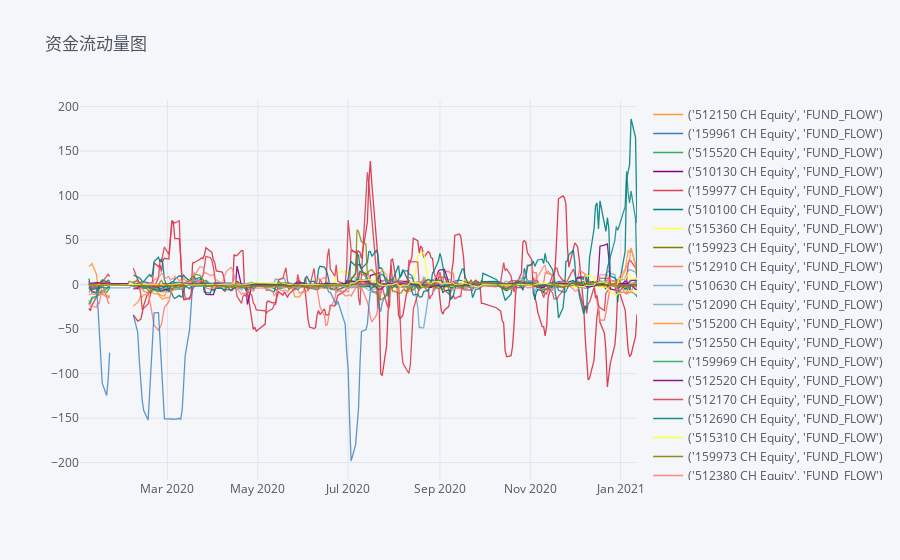

Notebook source saved alongside this figure:
### Code cell
newflow.rolling(5).mean().iplot(title = '资金流动量图')

### Figure 1 — Plotly figure (JSON) as saved in the notebook; plotly's stock layout.template omitted (floating-point values rounded to 4 significant figures; data arrays with more than 128 entries replaced by an {"elided": "..."} marker saying what was removed)
{"data": [{"line": {"color": "rgba(255, 153, 51, 1.0)", "dash": "solid", "shape": "linear", "width": 1.3}, "mode": "lines", "name": "('512150 CH Equity', 'FUND_FLOW')", "text": "", "type": "scatter", "x": {"elided": "250 str values"}, "y": {"elided": "250 mixed values"}}, {"line": {"color": "rgba(55, 128, 191, 1.0)", "dash": "solid", "shape": "linear", "width": 1.3}, "mode": "lines", "name": "('159961 CH Equity', 'FUND_FLOW')", "text": "", "type": "scatter", "x": {"elided": "250 str values"}, "y": {"elided": "250 mixed values"}}, {"line": {"color": "rgba(50, 171, 96, 1.0)", "dash": "solid", "shape": "linear", "width": 1.3}, "mode": "lines", "name": "('515520 CH Equity', 'FUND_FLOW')", "text": "", "type": "scatter", "x": {"elided": "250 str values"}, "y": {"elided": "250 mixed values"}}, {"line": {"color": "rgba(128, 0, 128, 1.0)", "dash": "solid", "shape": "linear", "width": 1.3}, "mode": "lines", "name": "('510130 CH Equity', 'FUND_FLOW')", "text": "", "type": "scatter", "x": {"elided": "250 str values"}, "y": {"elided": "250 mixed values"}}, {"line": {"color": "rgba(219, 64, 82, 1.0)", "dash": "solid", "shape": "linear", "width": 1.3}, "mode": "lines", "name": "('159977 CH Equity', 'FUND_FLOW')", "text": "", "type": "scatter", "x": {"elided": "250 str values"}, "y": {"elided": "250 mixed values"}}, {"line": {"color": "rgba(0, 128, 128, 1.0)", "dash": "solid", "shape": "linear", "width": 1.3}, "mode": "lines", "name": "('510100 CH Equity', 'FUND_FLOW')", "text": "", "type": "scatter", "x": {"elided": "250 str values"}, "y": {"elided": "250 mixed values"}}, {"line": {"color": "rgba(255, 255, 51, 1.0)", "dash": "solid", "shape": "linear", "width": 1.3}, "mode": "lines", "name": "('515360 CH Equity', 'FUND_FLOW')", "text": "", "type": "scatter", "x": {"elided": "250 str values"}, "y": {"elided": "250 mixed values"}}, {"line": {"color": "rgba(128, 128, 0, 1.0)", "dash": "solid", "shape": "linear", "width": 1.3}, "mode": "lines", "name": "('159923 CH Equity', 'FUND_FLOW')", "text": "", "type": "scatter", "x": {"elided": "250 str values"}, "y": {"elided": "250 mixed values"}}, {"line": {"color": "rgba(251, 128, 114, 1.0)", "dash": "solid", "shape": "linear", "width": 1.3}, "mode": "lines", "name": "('512910 CH Equity', 'FUND_FLOW')", "text": "", "type": "scatter", "x": {"elided": "250 str values"}, "y": {"elided": "250 mixed values"}}, {"line": {"color": "rgba(128, 177, 211, 1.0)", "dash": "solid", "shape": "linear", "width": 1.3}, "mode": "lines", "name": "('510630 CH Equity', 'FUND_FLOW')", "text": "", "type": "scatter", "x": {"elided": "250 str values"}, "y": {"elided": "250 mixed values"}}, {"line": {"color": "rgba(128, 177, 211, 0.8999999999999999)", "dash": "solid", "shape": "linear", "width": 1.3}, "mode": "lines", "name": "('512090 CH Equity', 'FUND_FLOW')", "text": "", "type": "scatter", "x": {"elided": "250 str values"}, "y": {"elided": "250 mixed values"}}, {"line": {"color": "rgba(255, 153, 51, 0.8999999999999999)", "dash": "solid", "shape": "linear", "width": 1.3}, "mode": "lines", "name": "('515200 CH Equity', 'FUND_FLOW')", "text": "", "type": "scatter", "x": {"elided": "250 str values"}, "y": {"elided": "250 mixed values"}}, {"line": {"color": "rgba(55, 128, 191, 0.8999999999999999)", "dash": "solid", "shape": "linear", "width": 1.3}, "mode": "lines", "name": "('512550 CH Equity', 'FUND_FLOW')", "text": "", "type": "scatter", "x": {"elided": "250 str values"}, "y": {"elided": "250 mixed values"}}, {"line": {"color": "rgba(50, 171, 96, 0.8999999999999999)", "dash": "solid", "shape": "linear", "width": 1.3}, "mode": "lines", "name": "('159969 CH Equity', 'FUND_FLOW')", "text": "", "type": "scatter", "x": {"elided": "250 str values"}, "y": {"elided": "250 str values"}}, {"line": {"color": "rgba(128, 0, 128, 0.8999999999999999)", "dash": "solid", "shape": "linear", "width": 1.3}, "mode": "lines", "name": "('512520 CH Equity', 'FUND_FLOW')", "text": "", "type": "scatter", "x": {"elided": "250 str values"}, "y": {"elided": "250 mixed values"}}, {"line": {"color": "rgba(219, 64, 82, 0.8999999999999999)", "dash": "solid", "shape": "linear", "width": 1.3}, "mode": "lines", "name": "('512170 CH Equity', 'FUND_FLOW')", "text": "", "type": "scatter", "x": {"elided": "250 str values"}, "y": {"elided": "250 mixed values"}}, {"line": {"color": "rgba(0, 128, 128, 0.8999999999999999)", "dash": "solid", "shape": "linear", "width": 1.3}, "mode": "lines", "name": "('512690 CH Equity', 'FUND_FLOW')", "text": "", "type": "scatter", "x": {"elided": "250 str values"}, "y": {"elided": "250 mixed values"}}, {"line": {"color": "rgba(255, 255, 51, 0.8999999999999999)", "dash": "solid", "shape": "linear", "width": 1.3}, "mode": "lines", "name": "('515310 CH Equity', 'FUND_FLOW')", "text": "", "type": "scatter", "x": {"elided": "250 str values"}, "y": {"elided": "250 mixed values"}}, {"line": {"color": "rgba(128, 128, 0, 0.8999999999999999)", "dash": "solid", "shape": "linear", "width": 1.3}, "mode": "lines", "name": "('159973 CH Equity', 'FUND_FLOW')", "text": "", "type": "scatter", "x": {"elided": "250 str values"}, "y": {"elided": "250 mixed values"}}, {"line": {"color": "rgba(251, 128, 114, 0.8999999999999999)", "dash": "solid", "shape": "linear", "width": 1.3}, "mode": "lines", "name": "('512380 CH Equity', 'FUND_FLOW')", "text": "", "type": "scatter", "x": {"elided": "250 str values"}, "y": {"elided": "250 mixed values"}}, {"line": {"color": "rgba(251, 128, 114, 0.7999999999999998)", "dash": "solid", "shape": "linear", "width": 1.3}, "mode": "lines", "name": "('515650 CH Equity', 'FUND_FLOW')", "text": "", "type": "scatter", "x": {"elided": "250 str values"}, "y": {"elided": "250 mixed values"}}, {"line": {"color": "rgba(128, 177, 211, 0.7999999999999998)", "dash": "solid", "shape": "linear", "width": 1.3}, "mode": "lines", "name": "('159987 CH Equity', 'FUND_FLOW')", "text": "", "type": "scatter", "x": {"elided": "250 str values"}, "y": {"elided": "250 mixed values"}}, {"line": {"color": "rgba(255, 153, 51, 0.7999999999999998)", "dash": "solid", "shape": "linear", "width": 1.3}, "mode": "lines", "name": "('512560 CH Equity', 'FUND_FLOW')", "text": "", "type": "scatter", "x": {"elided": "250 str values"}, "y": {"elided": "250 mixed values"}}, {"line": {"color": "rgba(55, 128, 191, 0.7999999999999998)", "dash": "solid", "shape": "linear", "width": 1.3}, "mode": "lines", "name": "('512970 CH Equity', 'FUND_FLOW')", "text": "", "type": "scatter", "x": {"elided": "250 str values"}, "y": {"elided": "250 mixed values"}}, {"line": {"color": "rgba(50, 171, 96, 0.7999999999999998)", "dash": "solid", "shape": "linear", "width": 1.3}, "mode": "lines", "name": "('515810 CH Equity', 'FUND_FLOW')", "text": "", "type": "scatter", "x": {"elided": "250 str values"}, "y": {"elided": "250 mixed values"}}, {"line": {"color": "rgba(128, 0, 128, 0.7999999999999998)", "dash": "solid", "shape": "linear", "width": 1.3}, "mode": "lines", "name": "('512770 CH Equity', 'FUND_FLOW')", "text": "", "type": "scatter", "x": {"elided": "250 str values"}, "y": {"elided": "250 mixed values"}}, {"line": {"color": "rgba(219, 64, 82, 0.7999999999999998)", "dash": "solid", "shape": "linear", "width": 1.3}, "mode": "lines", "name": "('510600 CH Equity', 'FUND_FLOW')", "text": "", "type": "scatter", "x": {"elided": "250 str values"}, "y": {"elided": "250 mixed values"}}, {"line": {"color": "rgba(0, 128, 128, 0.7999999999999998)", "dash": "solid", "shape": "linear", "width": 1.3}, "mode": "lines", "name": "('512670 CH Equity', 'FUND_FLOW')", "text": "", "type": "scatter", "x": {"elided": "250 str values"}, "y": {"elided": "250 mixed values"}}, {"line": {"color": "rgba(255, 255, 51, 0.7999999999999998)", "dash": "solid", "shape": "linear", "width": 1.3}, "mode": "lines", "name": "('512600 CH Equity', 'FUND_FLOW')", "text": "", "type": "scatter", "x": {"elided": "250 str values"}, "y": {"elided": "250 mixed values"}}, {"line": {"color": "rgba(128, 128, 0, 0.7999999999999998)", "dash": "solid", "shape": "linear", "width": 1.3}, "mode": "lines", "name": "('510800 CH Equity', 'FUND_FLOW')", "text": "", "type": "scatter", "x": {"elided": "250 str values"}, "y": {"elided": "250 mixed values"}}], "layout": {"legend": {"bgcolor": "#F5F6F9", "font": {"color": "#4D5663"}}, "paper_bgcolor": "#F5F6F9", "plot_bgcolor": "#F5F6F9", "title": {"font": {"color": "#4D5663"}, "text": "资金流动量图"}, "xaxis": {"gridcolor": "#E1E5ED", "showgrid": true, "tickfont": {"color": "#4D5663"}, "title": {"font": {"color": "#4D5663"}, "text": ""}, "zerolinecolor": "#E1E5ED"}, "yaxis": {"gridcolor": "#E1E5ED", "showgrid": true, "tickfont": {"color": "#4D5663"}, "title": {"font": {"color": "#4D5663"}, "text": ""}, "zerolinecolor": "#E1E5ED"}}}
